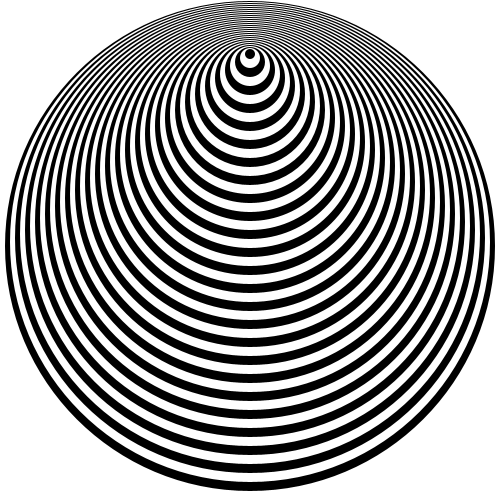
Frame 1 (no input)
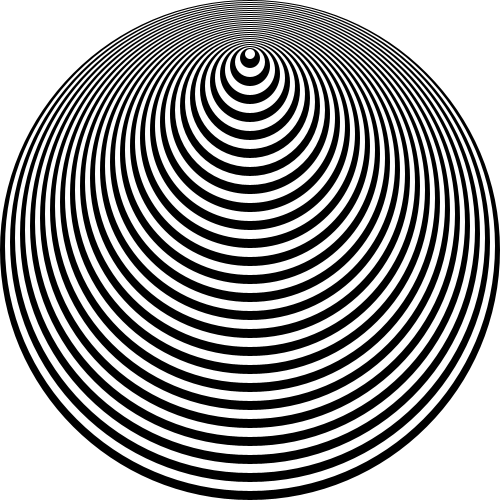
Frame 2 (the mouse pressed at the canvas centre, redrawn once)

The Processing sketch that drew these frames (run headless with seeded random() and noise(); the mouse was pressed at the canvas centre and the sketch redrawn once):

// Processing sketch: processing_10044
// ── processing_10044.pde

boolean flip = false;    

void setup ()
{   size( 500, 500 );
    smooth();  
    background(255);
    noStroke();       }

void draw ()
{ 
      for ( float a = 0; a <= height; a=a+10 )  
     {
      ellipse(width/2, height/2-a/2.5, width-a, height-a);
     // translate(0,-8);
      fill( 0 );
        if(flip)
          fill(255);
          flip = !flip;
     } 
  
noLoop();    }
